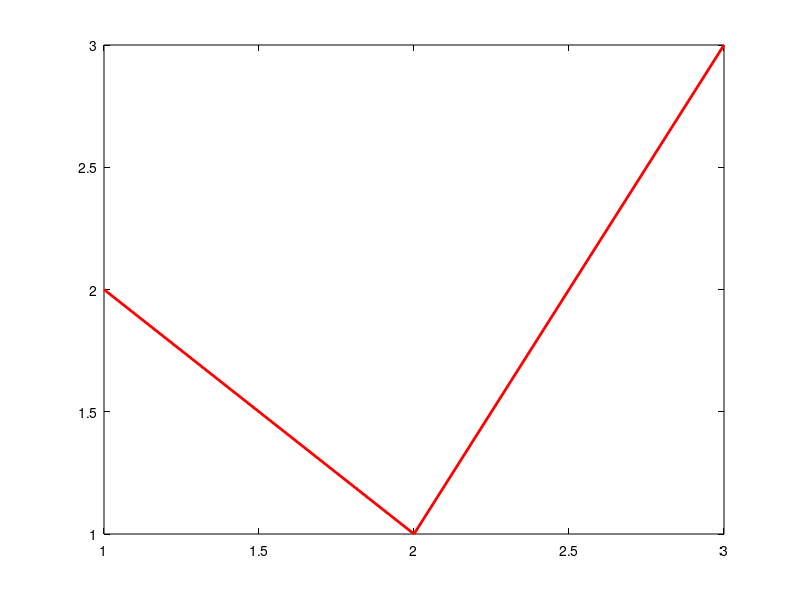

Source code (MATLAB): (Note: this script raises an error after producing the figure.)
function summary=runM67UnsupportedTexTests(outputDirectory)
%RUNM67UNSUPPORTEDTEXTESTS Real successful workflows around hardened boundaries.
    root=fileparts(fileparts(mfilename('fullpath')));addpath(fullfile(root,'src'));
    if nargin<1,outputDirectory=fullfile(root,'.audit','m67-tex');end
    if exist(outputDirectory,'dir')~=7,mkdir(outputDirectory);end
    names={'hidden-handle','tagged-text','legend-order','colorbar-reverse','single-row-hybrid','ordered-3d','grouped-bars','opaque-overlay','transparent-overlay'};
    for k=1:numel(names)
        f=figure('Visible','off','Color','w');guard=onCleanup(@()close(f));a=axes('Parent',f);
        h=plot(a,1:3,[2 1 3],'r-','LineWidth',2);backend='vector';
        switch k
            case 1,set(h,'HandleVisibility','off');
            case 2,text(2,2,'Retained text','Parent',a,'Tag','colorbar','Color',[0 0 0]);
            case 3
                hold(a,'on');q=plot(a,1:3,[3 2 1],'b--','LineWidth',2);
                legend(a,[q h],{'Second blue','First red'},'Location','northeast');
            case 4
                cla(a);imagesc(a,[0 .25 .5; .75 1 .5]);colormap(a,[0 0 1;1 0 0]);caxis(a,[0 1]);cb=colorbar(a);
                if exist('OCTAVE_VERSION','builtin'),set(cb,'YDir','reverse','YTick',[0 .5 1],'YTickLabel',{'low','mid','high'});
                else,set(cb,'Direction','reverse','Ticks',[0 .5 1],'TickLabels',{'low','mid','high'});end
            case 5,cla(a);imagesc(a,[0 .5 1]);colormap(a,[0 0 1;1 0 0]);caxis(a,[0 1]);backend='hybrid';
            case 6
                cla(a);[x,y]=meshgrid(linspace(-1,1,9));surf(a,x,y,.3*x.*y,'FaceColor','interp','EdgeColor','none');
                hold(a,'on');plot3(a,[-1 1],[0 0],[.6 .6],'k-','LineWidth',2);view(a,30,25);set(a,'SortMethod','childorder');
            case 7
                cla(a);b=bar(a,[2 4 7],[1 3;2 4;3 5],.65,'grouped');set(b(1),'FaceColor',[0 0 1]);set(b(2),'FaceColor',[1 0 0]);legend(a,b,{'First blue','Second red'});
            case {8,9}
                b=axes('Parent',f,'Position',get(a,'Position'));plot(b,1:3,[3 2 1],'b-','LineWidth',2);
                background='white';if k==9,background='none';end
                set(b,'Color',background,'XColor','k','YColor','k');
        end
        set(a,'Color','w','XColor','k','YColor','k','ZColor','k');drawnow;
        before=m2t2.reader.readFigure(f);base=fullfile(outputDirectory,names{k});
        r=m2t.export(f,base,'ImageBackend',backend,'Overwrite',true);
        if ~r.success,disp(r.diagnostics);end;assert(r.success&&exist(r.pdfPath,'file')==2);
        assert(strcmp(jsonencode(before),jsonencode(m2t2.reader.readFigure(f))));
        if ~exist('OCTAVE_VERSION','builtin'),exportgraphics(f,[base '-source.png'],'Resolution',120);end
        clear guard;
    end
    summary=struct('tests',numel(names),'failures',0);fprintf('M67_REAL_WORKFLOW_PASS: %d/%d\n',numel(names),numel(names));
end
